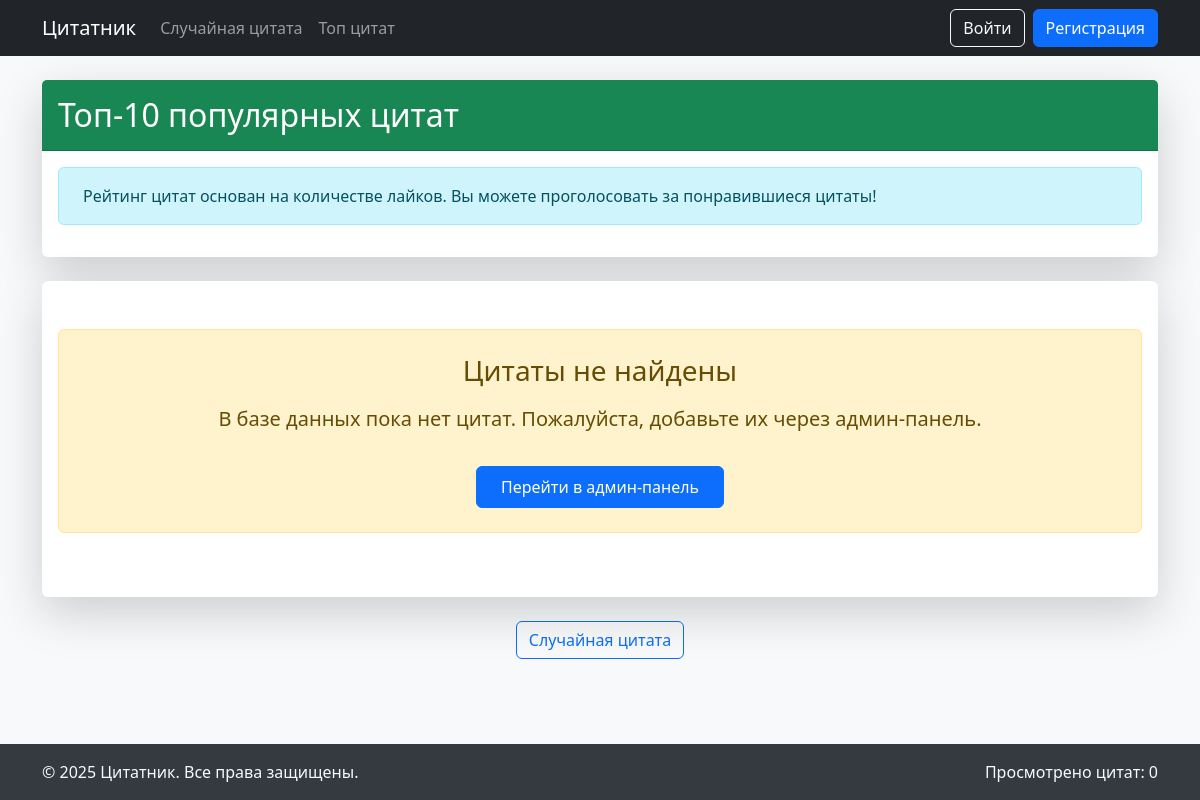
The app's page /top/, older data.
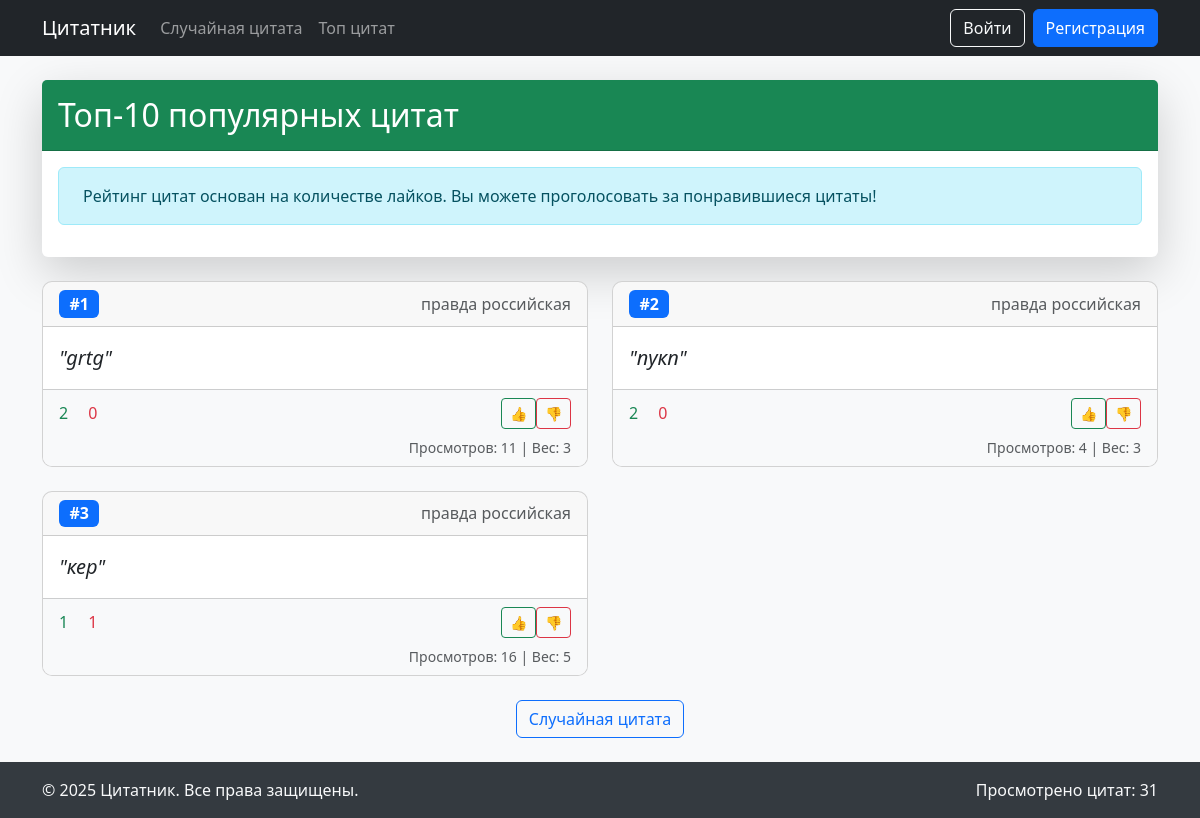
The same page, newer data.
### main/models.py (models this page shows, shortened)
class Post(models.Model):
    quote = models.TextField("Цитата", unique=True)
    weight = models.IntegerField("Вес цитаты", default=1)
    likes = models.PositiveBigIntegerField(
        "Лайки", validators=[MinValueValidator(0)], default=0
    )
    dislikes = models.PositiveBigIntegerField(
        "Дизлайки", validators=[MinValueValidator(0)], default=0
    )
    views = models.PositiveBigIntegerField("Просмотры", default=0)
    created_at = models.DateTimeField("Дата создания", auto_now_add=True)
    source = models.ForeignKey(
        Source,
        verbose_name="Источник",
        on_delete=models.CASCADE,
        related_name="post_set",
    )
    liked_by = models.ManyToManyField(
        User, related_name="liked_posts", blank=True
    )
    added_by = models.ForeignKey(
        User,
        verbose_name="Добавил",
        on_delete=models.SET_NULL,
        null=True,
        blank=True,
        related_name="added_posts",
    )
    class Meta:
        verbose_name = "Пост"
        verbose_name_plural = "Посты"
        ordering = ["likes"]
        constraints = [
            models.UniqueConstraint(fields=["quote"], name="unique_post"),
        ]

class Source(models.Model):
    name = models.CharField("Имя источника", max_length=128)
    class Meta:
        verbose_name = "Источник"
        verbose_name_plural = "Источники"
        ordering = ["name"]
        constraints = [
            models.UniqueConstraint(fields=["name"], name="unique_source"),
        ]

### main/views.py (the view)
# urls.py: path("top/", TopQuotesView.as_view(), name="top_quotes"),
class TopQuotesView(View):
    def get(self, request):
        top_quotes = Post.objects.order_by("-likes").select_related("source")[
            :10
        ]
        total_views = (
            Post.objects.aggregate(total_views=models.Sum("views"))[
                "total_views"
            ]
            or 0
        )
        return render(
            request,
            "top_quotes.html",
            {"quotes": top_quotes, "total_views": total_views},
        )

### templates/top_quotes.html (shortened to what this page needs)
{% extends 'base.html' %}
{% block content %}
<div class="row">
    <div class="col-12">
        <div class="card shadow-lg mb-4 border-0">
            <div class="card-header bg-success text-white py-3">
                <h2 class="card-title mb-0"> Топ-10 популярных цитат</h2>
            </div>
            <div class="card-body">
                <div class="alert alert-info d-flex align-items-center">
                    <div>
                        Рейтинг цитат основан на количестве лайков. Вы можете проголосовать за понравившиеся цитаты!
                    </div>
                </div>
            </div>
        </div>
        {% if quotes %}
        <div class="row row-cols-1 row-cols-md-2 g-4">
            {% for quote in quotes %}
            <div class="col">
                <div class="card h-100 quote-card">
                    <div class="card-header d-flex justify-content-between align-items-center">
                        <span class="badge bg-primary fs-6">#{{ forloop.counter }}</span>
                        <span class="text-muted">{{ quote.source.name }}</span>
                    </div>
                    <div class="card-body">
                        <p class="card-text fs-5 fst-italic">"{{ quote.quote }}"</p>
                    </div>
                    <div class="card-footer bg-light">
                        <div class="d-flex justify-content-between align-items-center">
                            <div>
                                <span class="text-success me-3">
                                     {{ quote.likes }}
                                </span>
                                <span class="text-danger">
                                     {{ quote.dislikes }}
                                </span>
                            </div>
                            <div class="btn-group">
                                <form method="post" action="{% url 'main:vote' quote.pk 'like' %}">
                                    <button type="submit" class="btn btn-sm btn-outline-success">
                                        👍
                                    </button>
                                </form>
                                <form method="post" action="{% url 'main:vote' quote.pk 'dislike' %}">
                                    <button type="submit" class="btn btn-sm btn-outline-danger">
                                        👎
                                    </button>
                                </form>
                            </div>
                        </div>
                        <div class="mt-2 text-end small text-muted">
                            Просмотров: {{ quote.views }} | Вес: {{ quote.weight }}
                        </div>
                    </div>
                </div>
            </div>
            {% endfor %}
        </div>
        {% else %}
        <div class="card shadow-lg border-0">
            <div class="card-body text-center py-5">
                <div class="alert alert-warning py-4">
                    <h3> Цитаты не найдены</h3>
                    <p class="lead mt-3">В базе данных пока нет цитат. Пожалуйста, добавьте их через админ-панель.</p>
                    <a href="/admin" class="btn btn-primary mt-3 px-4 py-2">
                         Перейти в админ-панель
                    </a>
                </div>
            </div>
        </div>
        {% endif %}
        <div class="mt-4 text-center">
            <a href="{% url 'main:random_quote' %}" class="btn btn-outline-primary">
                 Случайная цитата
            </a>
        </div>
    </div>
</div>
{% endblock %}

Row changes from the older to the newer data that the page shows:
added Post: source.name "правда российская", quote "grtg", likes "2", dislikes "0", views "11", weight "3"
added Post: source.name "правда российская", quote "пукп", likes "2", dislikes "0", views "4", weight "3"
added Post: source.name "правда российская", quote "кер", likes "1", dislikes "1", views "16", weight "5"
Text that changed along with them:
{{ total_views|default:"0" }}: "0" → "31"
text no longer shown: "Цитаты не найдены В базе данных пока нет цитат. Пожалуйста, добавьте их через админ-панель. Перейти в админ-панель"
